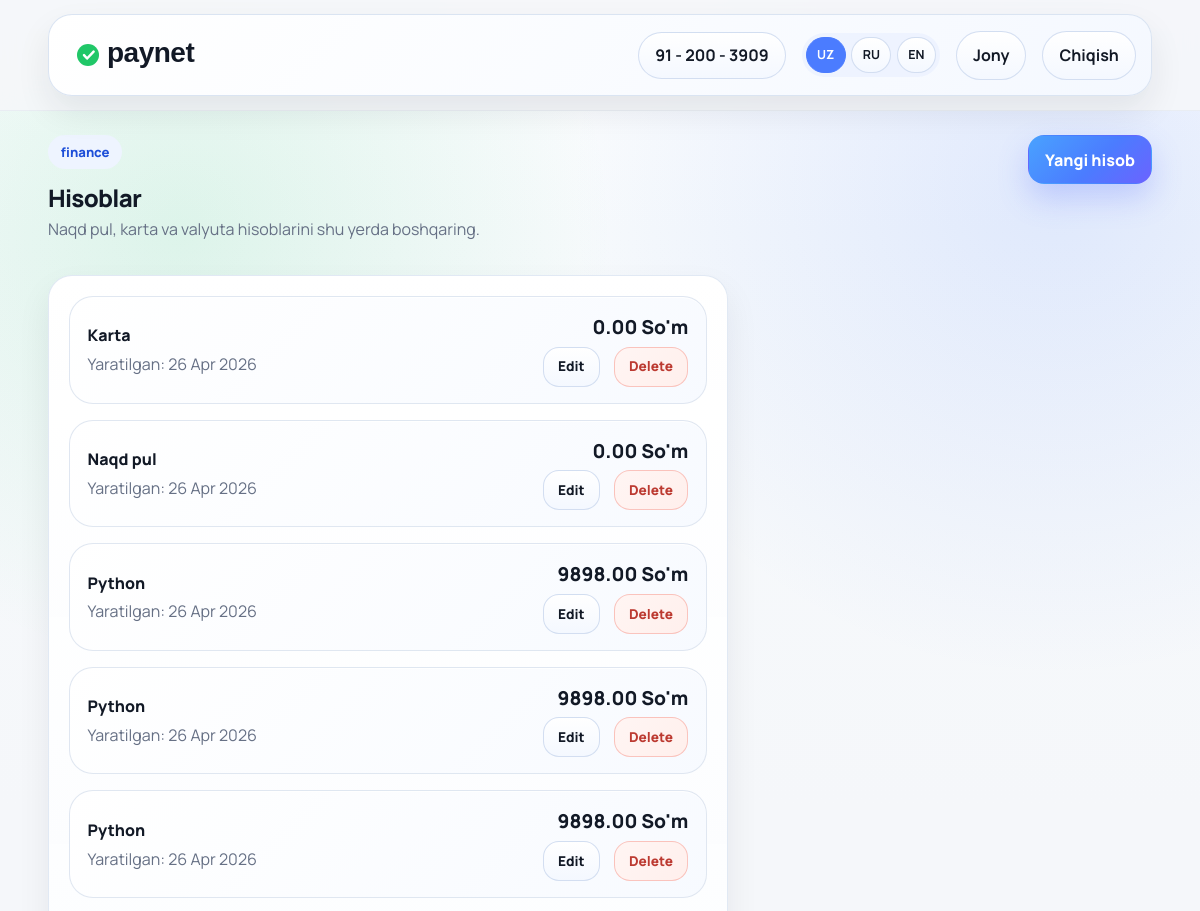
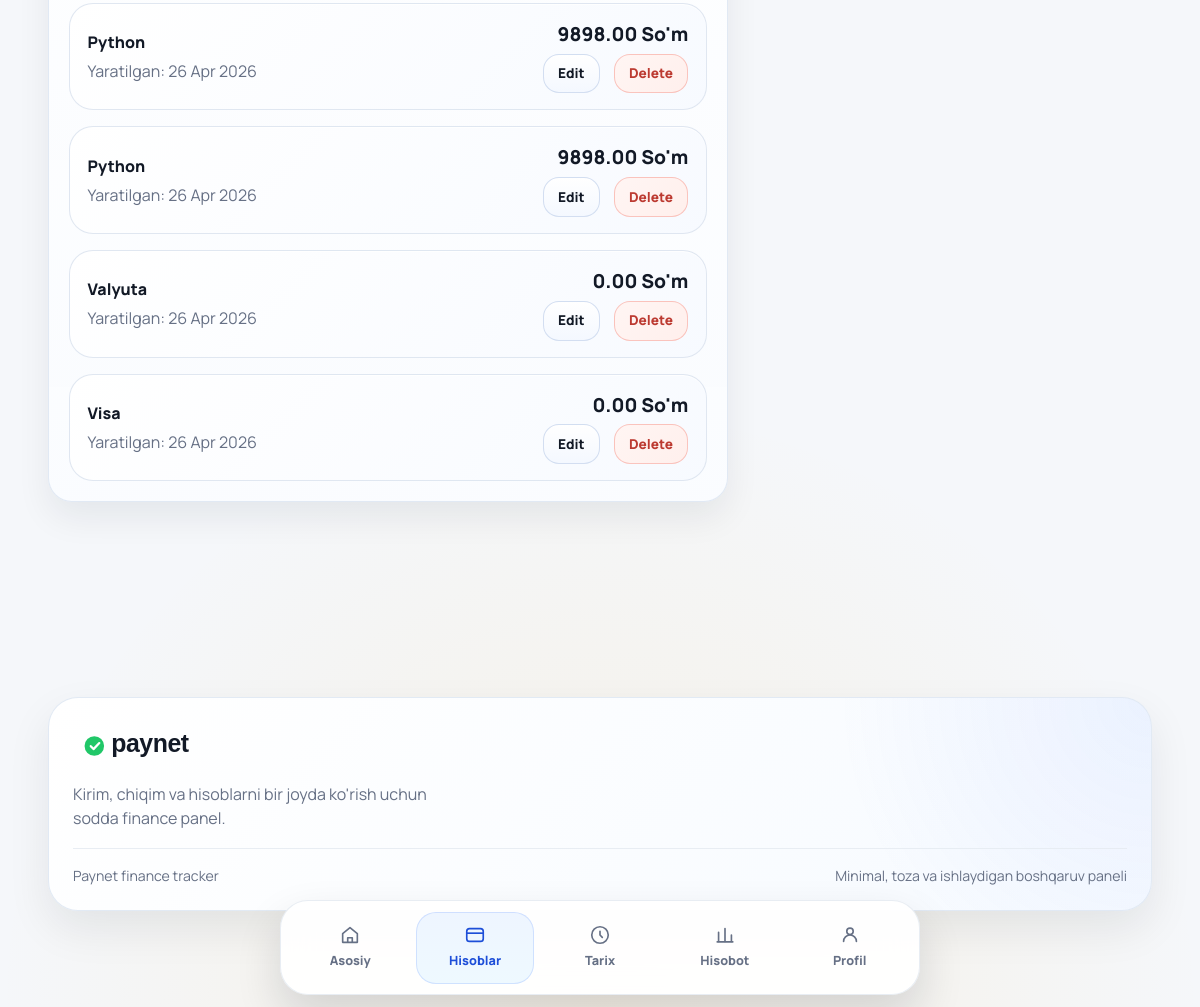
Screenshot of /finance/wallets/ (signed in) with the database file from the repository (2 pictures, top to bottom).
### finance/models.py (models this page shows, shortened)
class Wallet(models.Model):
    user = models.ForeignKey(User, on_delete=models.CASCADE, related_name="wallets")
    name = models.CharField("Hisob nomi", max_length=255)
    balance = models.DecimalField("Summa", max_digits=12, decimal_places=2, default=0)
    created_at = models.DateTimeField(auto_now_add=True)

### finance/views.py (the view)
# urls.py: path("wallets/", WalletListView.as_view(), name="wallet-list"),
class WalletListView(LoginRequiredMixin, ListView):
    model = Wallet
    template_name = "finance/wallet/list.html"
    context_object_name = "wallets"
    def get_queryset(self):
        return Wallet.objects.filter(user=self.request.user).order_by("name")

### core/context_processors.py (called while the page is built)
def app_language(request):
    language = get_language(request)
    return {
        "app_language": language,
        "app_languages": SUPPORTED_LANGUAGES,
        "t": TEXT[language],
    }

### core/i18n.py (called while the page is built)
def get_language(request):
    if not hasattr(request, "session"):
        return "uz"
    language = request.session.get("app_language", "uz")
    if language not in TEXT:
        return "uz"
    return language

### templates/finance/wallet/list.html (shortened to what this page needs)
{% extends "base.html" %}
{% block content %}
    <section class="section-head">
        <div>
            <span class="page-kicker">finance</span>
            <h1 class="page-heading">Hisoblar</h1>
            <p class="section-copy">Naqd pul, karta va valyuta hisoblarini shu yerda boshqaring.</p>
        </div>
        <a class="button button--primary" href="{% url 'wallet-create' %}">Yangi hisob</a>
    </section>
    <section class="content-grid">
        <article class="section-card">
            {% if wallets %}
                <div class="resource-list">
                    {% for wallet in wallets %}
                        <div class="resource-row">
                            <div class="resource-row__main">
                                <span class="resource-name">{{ wallet.name }}</span>
                                <span class="resource-caption">Yaratilgan: {{ wallet.created_at|date:"d M Y" }}</span>
                            </div>
                            <div class="resource-row__meta">
                                <strong class="resource-amount">{{ wallet.balance|floatformat:2 }} So'm</strong>
                                <div class="action-row">
                                    <a class="button button--ghost button--small" href="{% url 'wallet-update' wallet.pk %}">Edit</a>
                                    <a class="button button--danger button--small" href="{% url 'wallet-delete' wallet.pk %}">Delete</a>
                                </div>
                            </div>
                        </div>
                    {% endfor %}
                </div>
            {% else %}
                <div class="empty-state">
                    <h2 class="section-title">Hisoblar hali yo'q</h2>
                    <p>Balansni ko'rish uchun kamida bitta hisob yarating.</p>
                </div>
            {% endif %}
        </article>
    </section>
{% endblock %}

### templates/base.html (shortened to what this page needs)
{% load static %}
<!doctype html>
<html lang="uz">
  <head>
    <link
      href="https://cdn.jsdelivr.net/npm/bootstrap@5.3.3/dist/css/bootstrap.min.css"
      rel="stylesheet"
    />
  </head>
  <body>
    <header class="site-navbar">
      <div class="container-fluid px-3 px-md-4 px-lg-5">
        <div class="navbar-shell">
          <div
            class="d-flex align-items-center justify-content-between gap-3 flex-wrap"
          >
            <a href="{% url 'home' %}" class="brand-link" aria-label="Paynet">
              <img src="{% static 'core/paynet-logo-clean.svg' %}" alt="Paynet" />
            </a>
            <div
              class="d-flex align-items-center justify-content-end gap-2 gap-sm-3 flex-wrap"
            >
              <a href="tel:912003909" class="phone-pill">91 - 200 - 3909</a>
              <div class="language-switcher" aria-label="Til tanlash">
                {% for language in app_languages %}
                  <a
                    href="{% url 'set-language' language.code %}?next={{ request.get_full_path|urlencode }}"
                    class="{% if app_language == language.code %}active{% endif %}"
                  >{{ language.label }}</a>
                {% endfor %}
              </div>
              {% if request.user.is_authenticated %}
                <a href="{% url 'profile' %}" class="nav-pill">{{ request.user.username }}</a>
                <form
                  method="post"
                  action="{% url 'logout' %}"
                  class="d-inline mb-0"
                >
                  <button type="submit" class="soft-button">{{ t.logout }}</button>
                </form>
              {% else %}
                <a href="{% url 'login' %}" class="nav-pill">{{ t.login }}</a>
                <a href="{% url 'register' %}" class="primary-button">{{ t.signup }}</a>
              {% endif %}
            </div>
          </div>
        </div>
      </div>
    </header>
    <main class="page-wrap">
      <div class="container-fluid px-3 px-md-4 px-lg-5">
        {% block content %}{% endblock %}
      </div>
    </main>
    {% if request.user.is_authenticated %}
      <nav class="bottom-nav" aria-label="Pastki navigatsiya">
        <a
          href="{% url 'home' %}"
          class="bottom-nav-item {% if request.path == '/' or request.path == '/dashboard/' %}active{% endif %}"
        >
          <span class="bottom-nav-icon">
            <svg
              xmlns="http://www.w3.org/2000/svg"
              fill="none"
              viewBox="0 0 24 24"
            >
              <path
                d="M4 10.5L12 4l8 6.5V20H4v-9.5z"
                stroke="currentColor"
                stroke-width="1.8"
                stroke-linejoin="round"
              />
              <path
                d="M9.5 20v-5h5v5"
                stroke="currentColor"
                stroke-width="1.8"
                stroke-linejoin="round"
              />
            </svg>
          </span>
          <span>{{ t.nav_home }}</span>
        </a>
        <a
          href="{% url 'wallet-list' %}"
          class="bottom-nav-item {% if '/finance/' in request.path %}active{% endif %}"
        >
          <span class="bottom-nav-icon">
            <svg
              xmlns="http://www.w3.org/2000/svg"
              fill="none"
              viewBox="0 0 24 24"
            >
              <rect
                x="3"
                y="5"
                width="18"
                height="14"
                rx="3"
                stroke="currentColor"
                stroke-width="1.8"
              />
              <path d="M3 10h18" stroke="currentColor" stroke-width="1.8" />
            </svg>
          </span>
          <span>{{ t.nav_accounts }}</span>
        </a>
        <a
          href="{% url 'transactions:list' %}"
          class="bottom-nav-item {% if '/transactions/' in request.path %}active{% endif %}"
        >
          <span class="bottom-nav-icon">
            <svg
              xmlns="http://www.w3.org/2000/svg"
              fill="none"
              viewBox="0 0 24 24"
            >
              <path
                d="M12 8v4l2.5 2.5M21 12a9 9 0 11-18 0 9 9 0 0118 0z"
                stroke="currentColor"
                stroke-width="1.8"
                stroke-linecap="round"
                stroke-linejoin="round"
              />
            </svg>
          </span>
          <span>{{ t.nav_history }}</span>
        </a>
        <a
          href="{% url 'reports' %}"
          class="bottom-nav-item {% if '/reports/' in request.path %}active{% endif %}"
        >
          <span class="bottom-nav-icon">
            <svg
              xmlns="http://www.w3.org/2000/svg"
              fill="none"
              viewBox="0 0 24 24"
            >
              <path
                d="M5 19V9M12 19V5M19 19v-7"
                stroke="currentColor"
                stroke-width="1.8"
                stroke-linecap="round"
              />
              <path
                d="M3.5 19.5h17"
                stroke="currentColor"
                stroke-width="1.8"
                stroke-linecap="round"
              />
            </svg>
          </span>
          <span>{{ t.nav_reports }}</span>
        </a>
        <a
          href="{% url 'profile' %}"
          class="bottom-nav-item {% if '/accounts/profile/' in request.path %}active{% endif %}"
        >
          <span class="bottom-nav-icon">
            <svg
              xmlns="http://www.w3.org/2000/svg"
              fill="none"
              viewBox="0 0 24 24"
            >
              <circle
                cx="12"
                cy="8"
                r="3.5"
                stroke="currentColor"
                stroke-width="1.8"
              />
              <path
                d="M5 19a7 7 0 0114 0"
                stroke="currentColor"
                stroke-linecap="round"
                stroke-width="1.8"
              />
            </svg>
          </span>
          <span>{{ t.nav_profile }}</span>
        </a>
      </nav>
    {% endif %}
    <footer class="site-footer">
      <div class="container-fluid px-3 px-md-4 px-lg-5">
        <div class="footer-shell">
          <img
            src="{% static 'core/paynet-logo-clean.svg' %}"
            alt="Paynet"
            class="footer-logo"
          />
          <p class="footer-text">{{ t.footer_text }}</p>
          <div
            class="footer-bottom d-flex flex-column flex-md-row justify-content-between gap-2 footer-note"
          >
            <span>Paynet finance tracker</span>
            <span>{{ t.footer_note }}</span>
          </div>
        </div>
      </div>
    </footer>
  </body>
</html>

### rows the page displays
Wallet: name "Karta", created_at "26 Apr 2026", balance "0.00"
Wallet: name "Naqd pul", created_at "26 Apr 2026", balance "0.00"
Wallet: name "Python", created_at "26 Apr 2026", balance "9898.00"
Wallet: name "Python", created_at "26 Apr 2026", balance "9898.00"
Wallet: name "Python", created_at "26 Apr 2026", balance "9898.00"
Wallet: name "Python", created_at "26 Apr 2026", balance "9898.00"
Wallet: name "Python", created_at "26 Apr 2026", balance "9898.00"
Wallet: name "Valyuta", created_at "26 Apr 2026", balance "0.00"
Wallet: name "Visa", created_at "26 Apr 2026", balance "0.00"

### other values shown
{{ language.label }} "UZ" "RU" "EN"
{{ request.user.username }} "Jony"
{{ t.logout }} "Chiqish"
{{ t.nav_home }} "Asosiy"
{{ t.nav_accounts }} "Hisoblar"
{{ t.nav_history }} "Tarix"
{{ t.nav_reports }} "Hisobot"
{{ t.nav_profile }} "Profil"
{{ t.footer_text }} "Kirim, chiqim va hisoblarni bir joyda ko'rish uchun sodda finance panel."
{{ t.footer_note }} "Minimal, toza va ishlaydigan boshqaruv paneli"
